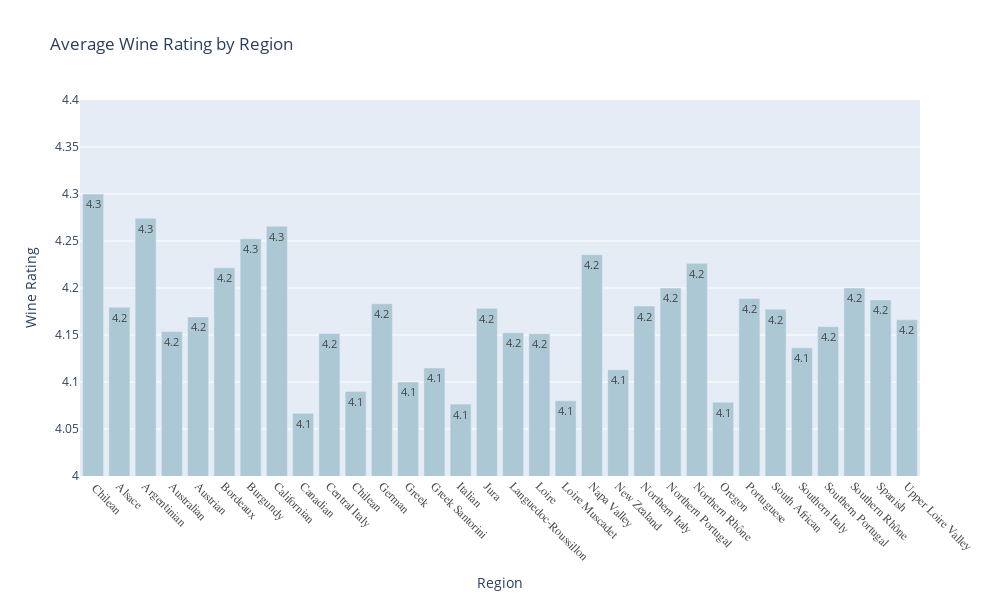

Write notebook code for a chart like this one.
### Code cell
# Rating Means by region
## lets start off building charts using Plotly with our favorite bar charts

## Plotly is very intuitive, with the dataframe set up, you can instruct plotly to build a simple chart with a few code lines
def px_bar_chart():

    fig = px.bar(df4,
            y = 'VintageRating',
            x = 'Region', 
            labels = {
                "VintageRating": "Wine Rating"
            },
             
            text_auto='.2s', 
            ##y = 'VintageRating',
            ##hover_name = 'Winery', 
            title = ' Average Wine Rating by Region', 
            color = None,
            height = 600, 
            width = 1000,
            ## color_discrete_Sequence changes the line color  
            color_discrete_sequence=["#acc8d4"]            
            )

    ## To change range of the y axis, I wanted to magnify the effect, so I started off the y-axis with 4.0 as compared to 0.0
    fig.update_yaxes(range=[4.0, 4.4])

    fig.update_xaxes(tickangle=45, tickfont=dict(
                               family='Rockwell', 
                               color='#4a4a4a', 
                               size=12))

    ## To include text in the bars itself
    fig.update_traces(textfont_size=12, textangle=0, textposition="inside", cliponaxis=False)

    fig.show()
    
    return

px_bar_chart()

### Figure 1 — Plotly figure (JSON) as saved in the notebook; plotly's stock layout.template omitted (floating-point values rounded to 4 significant figures)
{"data": [{"alignmentgroup": "True", "cliponaxis": false, "hovertemplate": "Region=%{x}<br>Wine Rating=%{y}<extra></extra>", "legendgroup": "", "marker": {"color": "#acc8d4", "pattern": {"shape": ""}}, "name": "", "offsetgroup": "", "orientation": "v", "showlegend": false, "textangle": 0, "textfont": {"size": 12}, "textposition": "inside", "texttemplate": "%{y:.2s}", "type": "bar", "x": [" Chilean", "Alsace", "Argentinian", "Australian", "Austrian", "Bordeaux", "Burgundy", "Californian", "Canadian", "Central Italy", "Chilean", "German", "Greek", "Greek Santorini", "Italian", "Jura", "Languedoc-Roussillon", "Loire", "Loire Muscadet", "Napa Valley", "New Zealand", "Northern Italy", "Northern Portugal", "Northern Rhône", "Oregon", "Portuguese", "South African", "Southern Italy", "Southern Portugal", "Southern Rhône", "Spanish", "Upper Loire Valley"], "xaxis": "x", "y": [4.3, 4.179, 4.274, 4.154, 4.169, 4.221, 4.252, 4.266, 4.067, 4.152, 4.09, 4.183, 4.1, 4.115, 4.076, 4.179, 4.152, 4.151, 4.08, 4.235, 4.113, 4.181, 4.2, 4.226, 4.079, 4.189, 4.178, 4.136, 4.159, 4.2, 4.187, 4.166], "yaxis": "y"}], "layout": {"barmode": "relative", "height": 600, "legend": {"tracegroupgap": 0}, "title": {"text": " Average Wine Rating by Region"}, "width": 1000, "xaxis": {"anchor": "y", "autorange": true, "domain": [0, 1], "range": [-0.5, 31.5], "tickangle": 45, "tickfont": {"color": "#4a4a4a", "family": "Rockwell", "size": 12}, "title": {"text": "Region"}, "type": "category"}, "yaxis": {"anchor": "x", "domain": [0, 1], "range": [4, 4.4], "title": {"text": "Wine Rating"}, "type": "linear"}}}
